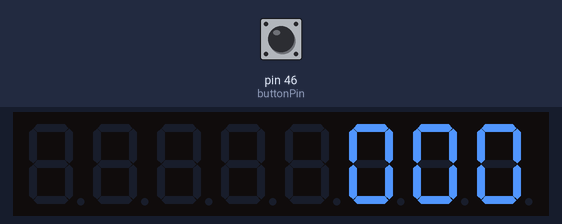
Simulated run of this sketch. Board: Arduino Mega 2560, built with avr-gcc and run on an emulated ATmega2560. Shown: 8-digit seven-segment display. The test bench sets the inputs (shaded band); at power-on: pin 46 (buttonPin) LOW.

Above: at 1.2 s.
1.3 s: pin 46 (buttonPin) pulled HIGH for 1 s
At 3.2 s:
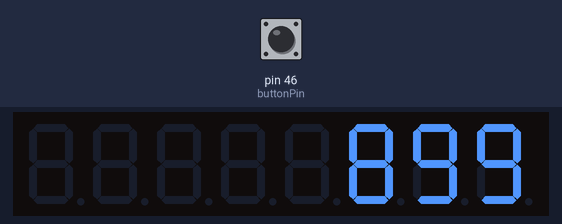
3.8 s: pin 46 (buttonPin) pulled HIGH for 0.15 s
At 5.0 s:
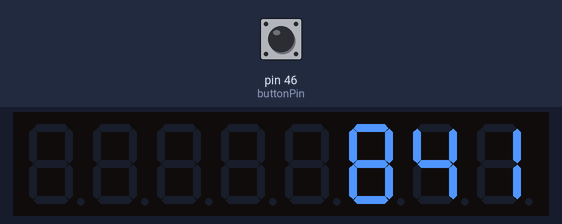
5.4 s: pin 46 (buttonPin) pulled HIGH for 0.15 s
7.0 s: pin 46 (buttonPin) pulled HIGH for 1 s
At 7.45 s:
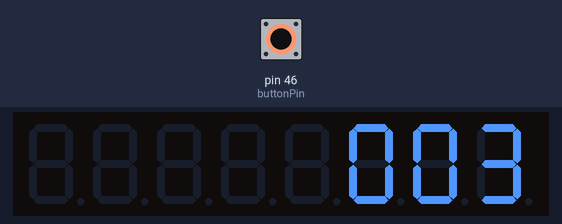
Timing chart, 0 to 10.0 s (numbered marks = the images above; inputs shaded):
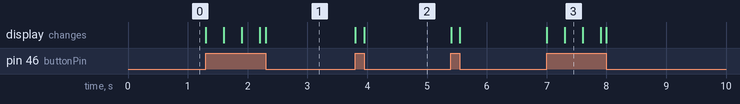

Measured:
- after the input at 1.3 s, the display: first changes at once (image 1 shows a later state)
- after the input at 3.8 s, the display: first changes at once (image 2 shows a later state)
- after the input at 7.0 s, the display: first changes at once (image 3 shows a later state)

The sketch:

test_button_time.ino
```cpp
#include "LedControl.h"

LedControl lc= LedControl(16,17,14,1);

unsigned long ta;
int buttonPin = 46;
int state = LOW;
int prevState = LOW;
int time = 0;

void setup() {
  lc.shutdown(0,false);
  lc.setIntensity(0,8);
  lc.clearDisplay(0);
  pinMode(buttonPin, INPUT);
}

char chr(int n) {
  return (char) n + '0';
}

void writeNum(int n) {
  for (int i=2; i>=0; i--) {
    lc.setChar(0, i, chr(n % 10), false);
    n /= 10;
  }
}

void loop() {
  state = digitalRead(buttonPin);
  if (state == HIGH) {
      if (prevState == LOW) {
        time = 0;
        ta = millis();
      }
      else time = millis()-ta;
  }
  prevState = state;
  writeNum(time);
  delay(1);
}
```
